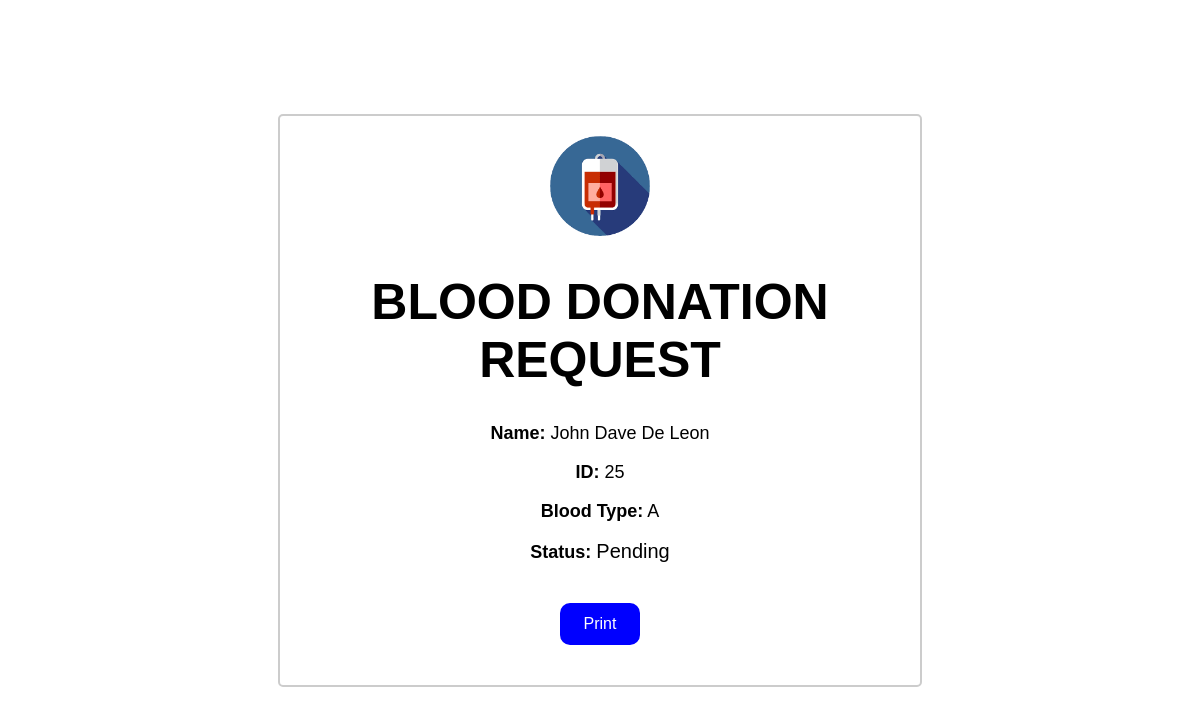
Screenshot of /admin_view.php?id=25 with the database file from the repository.
### tables this page shows
CREATE TABLE `donator` (
  `id` int(255) NOT NULL,
  `username` varchar(255) NOT NULL,
  `blood_type` varchar(255) NOT NULL,
  `age` int(255) NOT NULL,
  `weight` int(255) NOT NULL,
  `unit` int(255) NOT NULL,
  `status` varchar(255) NOT NULL
);

### admin_view.php (the view, shortened to what this page needs)
<!DOCTYPE html>
<html lang="en">
<head>
</head>
<body>
    <div class="form-container">
    <img class="logo" src="trial.png" alt="Logo">
        <h1>BLOOD DONATION REQUEST</h1>
        <?php
        include 'connection.php';
        if (isset($_GET['id'])) {
            $id = intval($_GET['id']);
            $query = "SELECT * FROM donator WHERE id = $id";
            $result = $conn->query($query);
            if ($result && $result->num_rows > 0) {
                $row = $result->fetch_assoc();
                echo "<p><strong>Name:</strong> " . $row['username'] . "</p>";
                echo "<p><strong>ID:</strong> " . $row['id'] . "</p>";
                echo "<p><strong>Blood Type:</strong> " . $row['blood_type'] . "</p>";
                echo "<p><strong>Status:</strong> ";
if ($row['status'] == 2) {
    echo "<span class='accepted-status'>Accepted</span>";
} elseif ($row['status'] == 3) {
    echo "<span class='rejected-status'>Rejected</span>";
} else {
    echo "<span class='pending-status'>Pending</span>";
}
echo "</p>";
            } else {
                echo "No record found for the provided ID.";
            }
        } else {
            header('location: admin_login.php');
        }
        ?>
       <div class="print-btn-container">
        <button onclick="window.print()" class="btn">Print</button>
    </div>
    </div>
</body>
</html>

### admin_view.php (style rules this page uses)
body { display: flex; justify-content: center; align-items: center; height: 100vh; margin: 0; font-family: Arial, sans-serif; }
.form-container { border: 2px solid #ccc; padding: 20px; border-radius: 5px; max-width: 600px; text-align: center; }
.logo { width: 100px; }
.btn { background-color: blue; color: white; padding: 12px 24px; font-size: 16px; border: none; border-radius: 10px; margin-top: 20px; cursor: pointer; }
.print-btn-container { margin-top: 20px; text-align: center; margin-bottom: 20px; }
p { font-size: 18px; margin-bottom: 12px; }
h1 { font-size: 50px; }
.accepted-status, .rejected-status, .pending-status { font-size: 20px; }

### rows the page displays
donator: username "John Dave De Leon", id "25", blood_type "A"
